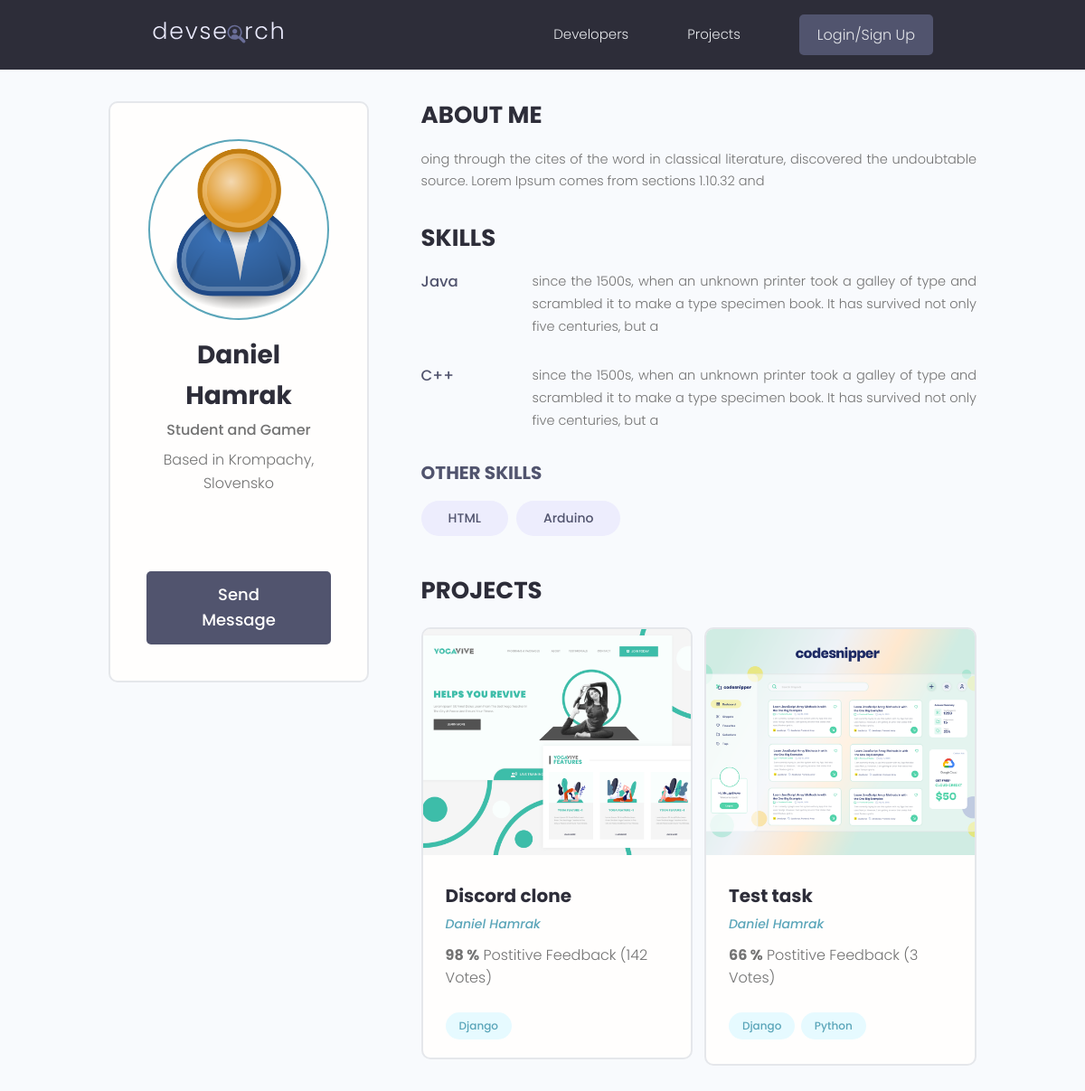
/profile/8a62e972-8e17-4695-b2c5-3b890d7888fa/, run on an earlier commit of the app's database.
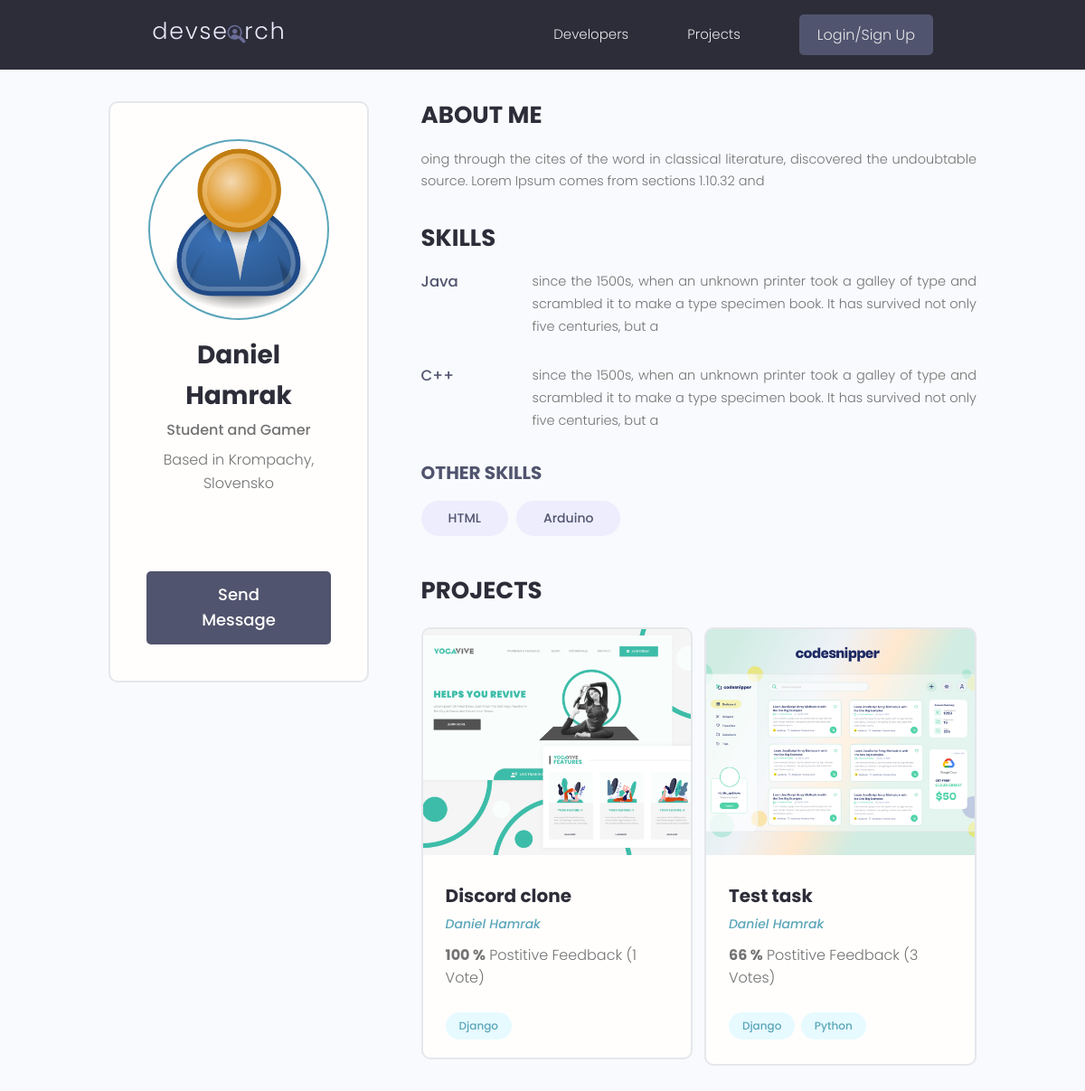
And on a later commit of the database.
### projects/models.py (models this page shows, shortened)
class Project(models.Model):
    id = models.UUIDField(default=uuid.uuid4, unique=True,
    primary_key=True, editable=False)
    owner = models.ForeignKey(Profile, on_delete=models.SET_NULL,null=True,blank=True)
    title = models.CharField(max_length=200)
    description = models.TextField(null=True, blank=True)
    featured_image = models.ImageField(null=True,blank=True, default="default.jpg")
    demo_link = models.CharField(max_length=2000,null=True,blank=True)
    source_link = models.CharField(max_length=2000,null=True,blank=True)
    tags = models.ManyToManyField("Tag",blank=True )
    vote_total = models.IntegerField(default=0, null=True,blank=True)
    vote_ratio = models.IntegerField(default=0, null=True,blank=True)
    created = models.DateTimeField(auto_now_add=True)
    updated = models.DateTimeField(auto_now=True)
    class Meta:
        ordering = ["-vote_ratio","-vote_total", "title"]

### users/models.py (models this page shows, shortened)
class Profile(models.Model):
    id = models.UUIDField(default=uuid.uuid4, unique=True,
    primary_key=True, editable=False)
    user = models.OneToOneField(User, on_delete=models.CASCADE, null=True,blank=True)
    name = models.CharField(max_length=200, blank=True, null=True)
    username = models.CharField(max_length=200, blank=True, null=True)
    location = models.CharField(max_length=200, blank=True, null=True)
    email = models.EmailField(max_length=300, null= True, blank=True)
    short_info = models.CharField(max_length=200, blank=True, null=True)
    bio = models.TextField(blank=True, null=True)
    profile_image = models.ImageField(blank=True, null=True, upload_to="profiles/", default="profiles/user-default.png")
    social_github = models.CharField(max_length=200, blank=True, null=True)
    social_twitter = models.CharField(max_length=200, blank=True, null=True)
    social_linkedin = models.CharField(max_length=200, blank=True, null=True)
    social_youtube = models.CharField(max_length=200, blank=True, null=True)
    social_website = models.CharField(max_length=200, blank=True, null=True)
    social_stackoverflow = models.CharField(max_length=200, blank=True, null=True)
    created = models.DateTimeField(auto_now_add=True)

### users/views.py (the view)
# urls.py: path("profile/<str:pk>/", views.profile,name="profile" ),
def profile (request, pk):
    profile= Profile.objects.get(id=pk)
    skills_with_description = profile.skill_set.exclude(description__exact="")
    skills_no_description = profile.skill_set.filter(description="")
    context = {"profile":profile, "skills_no_description":skills_no_description, "skills_with_description":skills_with_description}
    return render(request, "users/user_profile.html", context)

### projects/models.py (called while the page is built)
    def __str__(self):
        return self.name

### users/templates/users/user_profile.html (shortened to what this page needs)
{% extends 'main.html' %}
{% block content %}
<main class="profile my-md">
    <div class="container">
        <div class="layout">
            <div class="column column--1of3">
                <div class="card text-center">
                    <div class="card__body dev">
                        <img class="avatar avatar--xl" src="{{ profile.profile_image.url }}" />
                        <h2 class="dev__name">{{ profile.name }}</h2>
                        <p class="dev__title">{{ profile.short_info }}</p>
                        <p class="dev__location">Based in {{ profile.location }}</p>
                        <ul class="dev__social">
                        </ul>
                        {% if request.user.profile != profile %}
                        <a href="{% url 'send_message' profile.id %}" class="btn btn--sub btn--lg">Send Message </a>
                        {% endif %}
                    </div>
                </div>
            </div>
            <div class="column column--2of3">
                <div class="devInfo">
                    <h3 class="devInfo__title">About Me</h3>
                    <p class="devInfo__about">{{profile.bio}}</p>
                </div>
                <div class="devInfo">
                    <h3 class="devInfo__title">Skills</h3>
                    <div class="devInfo__skills">
                        {% for skill in skills_with_description %}
                        <div class="devSkill">
                            <h4 class="devSkill__title">{{ skill.name }}</h4>
                            <p class="devSkill__info">{{ skill.description }}</p>
                        </div>
                        {% endfor %}
                        <h3 class="devInfo__subtitle">Other Skills</h3>
                        <div class="devInfo__otherSkills">
                            {% for skill in skills_no_description %}
                            <span class="tag tag--pill tag--sub tag--lg">
                                <small>{{ skill.name }}</small>
                            </span>
                           {% endfor %}
                        </div>
                    </div>
                </div>
                <div class="devInfo">
                    <h3 class="devInfo__title">Projects</h3>
                    <div class="grid grid--two">
                        {% for project in profile.project_set.all %}
                        <div class="column">
                            <div class="card project">
                                <a href="{% url 'project' project.id %}" class="project">
                                    <img class="project__thumbnail" src="{{ project.featured_image.url }}"
                                        alt="project thumbnail" />
                                    <div class="card__body">
                                        <h3 class="project__title">{{ project.title }}</h3>
                                        <p><a class="project__author" href="{% url 'profile' profile.id %}">{{ project.owner.name }}</a></p>
                                        <p class="project--rating">
                                            <span style="font-weight: bold;">{{ project.vote_ratio }} %</span> Postitive
                                            Feedback ({{ project.vote_total }} Vote{{ project.vote_total|pluralize:"s" }})
                                        </p>
                                        <div class="project__tags">
                                            {% for tag in project.tags.all %}
                                            <span class="tag tag--pill tag--main">
                                                <small>{{ tag }}</small>
                                            </span>
                                            {% endfor %}
                                        </div>
                                    </div>
                                </a>
                            </div>
                        </div>
                        {% endfor %}
                    </div>
                </div>
            </div>
        </div>
    </div>
</main>
{% endblock %}

What changed in the data, as far as the page shows it:
changed Project "Discord clone": vote_ratio "98" → "100"; vote_total "142" → "1"
